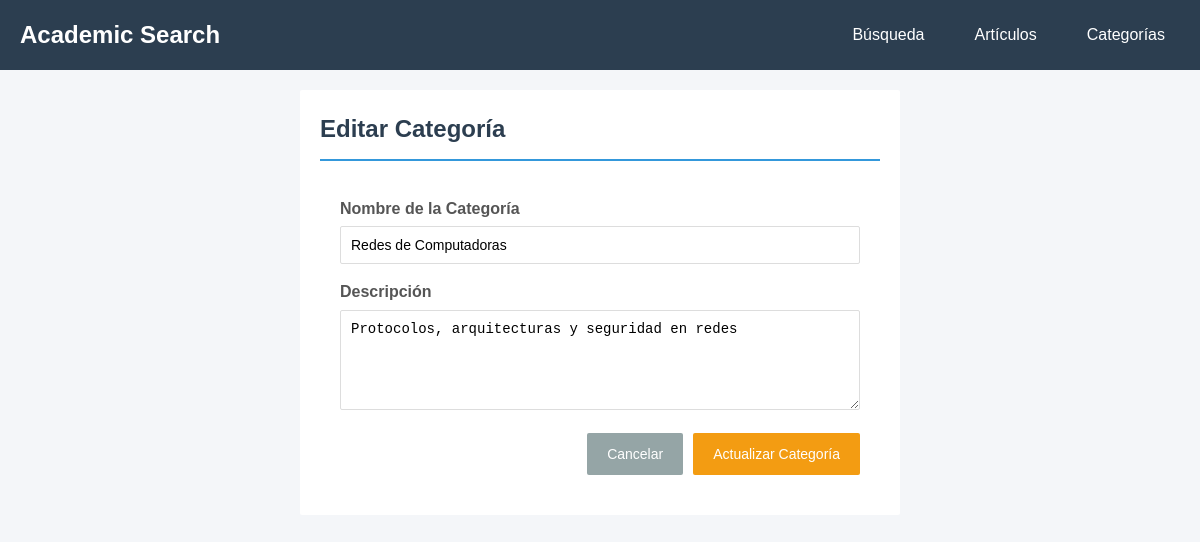
/categories.php?action=edit&id=2, run on the app's committed database.
### tables this page shows
CREATE TABLE IF NOT EXISTS categories (
    id INT AUTO_INCREMENT PRIMARY KEY,
    name VARCHAR(100) NOT NULL UNIQUE,
    description TEXT,
    created_at TIMESTAMP DEFAULT CURRENT_TIMESTAMP
);

### categories.php (called while the page is built)
<?php
require_once 'controllers/CategoryController.php';
?>

### models/Category.php (called while the page is built, shortened)
<?php
class Category {
    private $conn;
    public function __construct($db) {
        $this->conn = $db;
    }
    public function getById($id) {
        $query = "SELECT * FROM categories WHERE id = :id";
        $stmt = $this->conn->prepare($query);
        $stmt->bindParam(':id', $id);
        $stmt->execute();
        return $stmt->fetch(PDO::FETCH_ASSOC);
    }
}
?>

### views/categories/edit.php (the view, shortened to what this page needs)
<!DOCTYPE html>
<html lang="es">
<head>
    <link rel="stylesheet" href="public/css/style.css">
</head>
<body>
    <nav>
        <div class="container">
            <h1>Academic Search</h1>
            <ul>
                <li><a href="index.php">Búsqueda</a></li>
                <li><a href="articles.php">Artículos</a></li>
                <li><a href="categories.php">Categorías</a></li>
            </ul>
        </div>
    </nav>
    <div class="container">
        <div class="card" style="max-width: 600px; margin: 0 auto;">
            <h2>Editar Categoría</h2>
            <form method="POST" action="categories.php?action=edit&id=<?= $category['id'] ?>">
                <div class="form-group">
                    <label>Nombre de la Categoría</label>
                    <input type="text" name="name" value="<?= htmlspecialchars($category['name']) ?>" required>
                </div>
                <div class="form-group">
                    <label>Descripción</label>
                    <textarea name="description"><?= htmlspecialchars($category['description'] ?? '') ?></textarea>
                </div>
                <div class="flex-end">
                    <a href="categories.php" class="btn btn-secondary">Cancelar</a>
                    <button type="submit" class="btn btn-warning">Actualizar Categoría</button>
                </div>
            </form>
        </div>
    </div>
</body>
</html>

### public/css/style.css (style rules this page uses)
* { margin: 0; padding: 0; box-sizing: border-box; }
body { font-family: Arial, sans-serif; background-color: #f4f6f9; color: #333; line-height: 1.6; }
nav { background: #2c3e50;; color: white; padding: 1rem 0; }
nav .container { max-width: 1200px; margin: 0 auto; padding: 0 20px; display: flex; justify-content: space-between; align-items: center; }
nav h1 { font-size: 1.5rem; }
nav ul { list-style: none; display: flex; gap: 20px; }
nav a { color: white; text-decoration: none; padding: 8px 15px; border-radius: 2px; transition: background 0.3s; }
.container { max-width: 1200px; margin: 20px auto; padding: 0 20px; }
.card { background: white; border-radius: 2px; padding: 20px; margin-bottom: 20px; }
.card h2 { color: #2c3e50; margin-bottom: 15px; padding-bottom: 10px; border-bottom: 2px solid #3498db; }
form { background: white; padding: 20px; border-radius: 2px; }
.form-group { margin-bottom: 15px; }
label { display: block; margin-bottom: 5px; font-weight: 600; color: #555; }
input[type="text"], input[type="number"], select, textarea { width: 100%; padding: 10px; border: 1px solid #ddd; border-radius: 2px; font-size: 14px; }
textarea { min-height: 100px; resize: vertical; }
button, .btn { padding: 10px 20px; border: none; border-radius: 2px; cursor: pointer; text-decoration: none; display: inline-block; font-size: 14px; transition: all 0.3s; }
.btn-warning { background: #f39c12; color: white; }
.btn-secondary { background: #95a5a6; color: white; }
.flex-end { display: flex; justify-content: flex-end; gap: 10px; }

### data on the page
categories: name "Redes de Computadoras", description "Protocolos, arquitecturas y seguridad en redes"
